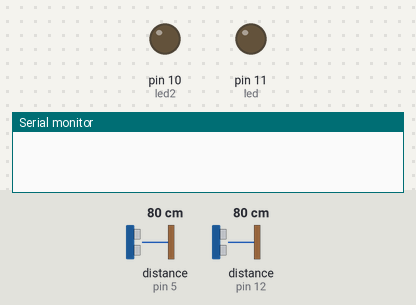
Bench run of a sketch on a simulated Arduino Uno, built with avr-gcc and run on an emulated ATmega328P. On the bench: output pins drawn as LEDs (lit = HIGH), the last lines printed to the serial monitor. Wiring (inferred from the names in the program): 2 × ultrasonic range finder: trigger pin 6, echo pin 5 / trigger pin 13, echo pin 12. The inputs (shaded band) are chosen by the test bench; at power-on: distance to the obstacle (sensors on pin 5, pin 12) 80 cm. The echo pulse lasts 58.3 µs per cm; pins used as bus, display or sensor lines are not drawn.

Above: at 1.2 s.
1.3 s: distance to the obstacle (sensor on pin 5) set to 21 cm
2.8 s: distance to the obstacle (sensor on pin 5) set to 17 cm
At 3.9 s:
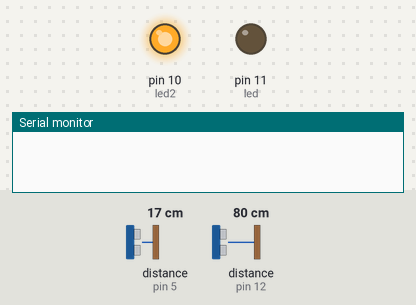
4.3 s: distance to the obstacle (sensor on pin 12) set to 22 cm
5.8 s: distance to the obstacle (sensor on pin 12) set to 19 cm
At 8.6 s:
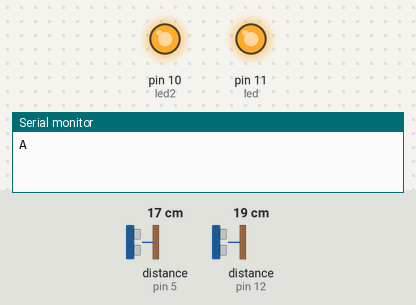
8.8 s: distance to the obstacle (sensor on pin 5) set to 35 cm
At 11.6 s:
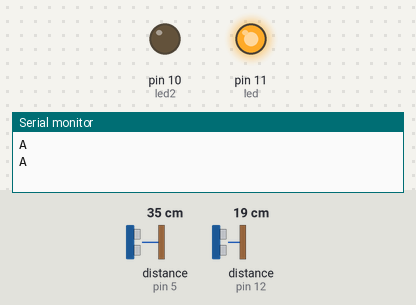
11.8 s: distance to the obstacle (sensor on pin 12) set to 35 cm
At 12.4 s:
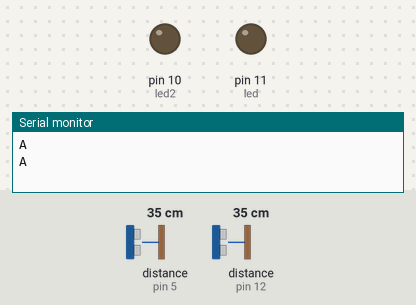
Timing chart, 0 to 14.3 s (numbered marks = the images above; inputs shaded):
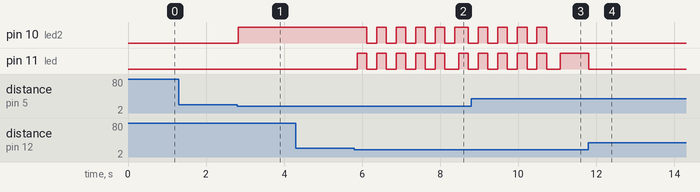

Measured:
- the behaviour switches between 20 and 19 cm on distance to the obstacle (sensor on pin 5) (found by bisection; images 0 and 1)
- the behaviour switches between 21 and 20 cm on distance to the obstacle (sensor on pin 12) (found by bisection; images 1 and 2)
- after the input at 1.3 s, every drawn part: stays the same
- after the input at 2.8 s, pin 10 (led2): LOW → HIGH at once
- after the input at 4.3 s, every drawn part: stays the same
- after the input at 5.8 s, pin 10 (led2): goes 4 × (LOW 0.25 s, HIGH 0.25 s), LOW 0.25 s, HIGH 0.35 s, then LOW, starting after 0.32 s; pin 11 (led): goes 4 × (HIGH 0.25 s, LOW 0.25 s), HIGH 0.25 s, LOW 0.35 s, HIGH 0.25 s, then LOW, starting after 0.07 s
- after the input at 8.8 s, pin 10 (led2): goes on until 10.7 s, then stays LOW; pin 11 (led): goes on until 11.1 s, then stays HIGH
- after the input at 11.8 s, pin 11 (led): HIGH → LOW at once

The sketch:

gesture_control.ino
```cpp
// (licence header left out)
// Define the HC-SR04 pins
const int rgtrig = 13;
const int rgtecho = 12;
const int lftrig = 6;
const int lftecho = 5;

// Define the led pins
const int led2 = 10;
const int led = 11;

// Define the ledstate trackers
int leftstate = LOW;
int rightstate = LOW;

// Define delay timer variable
unsigned long lefttimer;
unsigned long righttimer;

void setup() {
  Serial.begin (9600);
  pinMode(rgtrig, OUTPUT);
  pinMode(rgtecho, INPUT);
  pinMode(lftrig, OUTPUT);
  pinMode(lftecho, INPUT);
  pinMode(led, OUTPUT);
  pinMode(led2, OUTPUT);
}

// Flashes the lights
void flash() {
  for (int i = 0; i < 5; i++) {
    digitalWrite(led, HIGH);
    digitalWrite(led2, HIGH);
    delay(250);
    digitalWrite(led, LOW);
    digitalWrite(led2, LOW);
    delay(250);
  }
}

void righttriggred() {
  if (leftstate == HIGH) {
    unsigned long current = millis();
    unsigned long elapsed = current - lefttimer;
    if (elapsed < 500) {
      flash();
      Serial.println("A");
    }
  rightstate = LOW;
  leftstate = LOW;
  }
}

void lefttriggered() {
  if (rightstate == HIGH) {
    unsigned long current = millis();
    unsigned long elapsed = current - righttimer;
    if (elapsed < 500) {
      flash();
      Serial.println("B");
    }
  rightstate = LOW;
  leftstate = LOW;
  }
}


void rightsensor() {
  long duration, distance;
  digitalWrite(rgtrig, LOW);
  delayMicroseconds(2);
  digitalWrite(rgtrig, HIGH);
  delayMicroseconds(10);
  digitalWrite(rgtrig, LOW);
  duration = pulseIn(rgtecho, HIGH);
  distance = (duration/2) / 29.1;
  if (distance < 20) {
    digitalWrite(led, HIGH);
    rightstate = HIGH;
    righttimer = millis();
    righttriggred();
  }

  else {
    digitalWrite(led, LOW);
  }
}

void leftsensor() {
  long duration2, distance2;
  digitalWrite(lftrig, LOW);
  delayMicroseconds(2);
  digitalWrite(lftrig, HIGH);
  delayMicroseconds(10);
  digitalWrite(lftrig, LOW);
  duration2 = pulseIn(lftecho, HIGH);
  distance2 = (duration2/2) / 29.1;

  if (distance2 < 20) {
    digitalWrite(led2, HIGH);
    leftstate = HIGH;
    lefttimer = millis();
    lefttriggered();
  }

  else {
    digitalWrite(led2, LOW);
  }
}

void loop() {

  rightsensor();
  leftsensor();
  delay(100);


}
```
